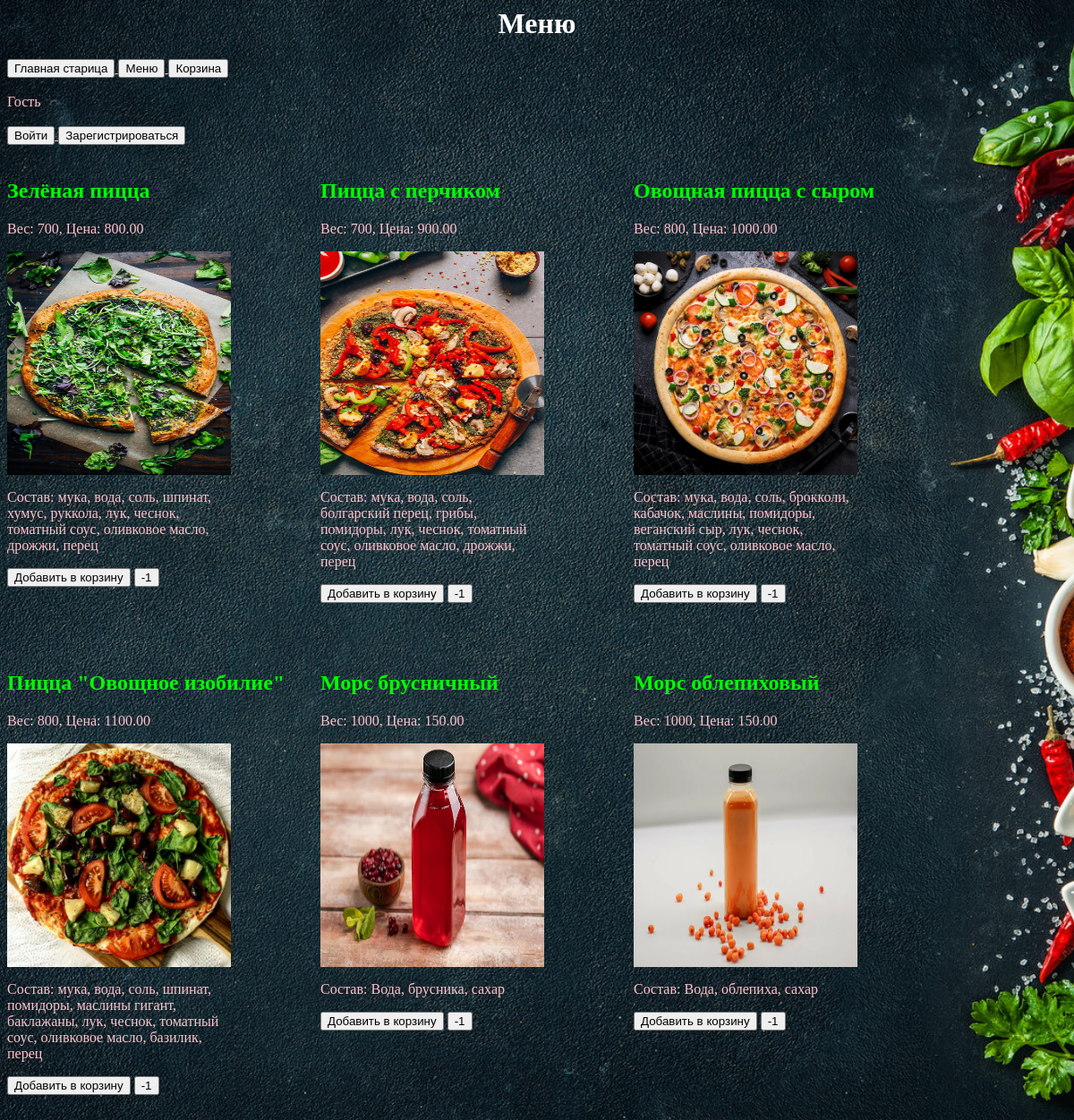
Page /menu/ (signed in) on the committed database.
### app/models.py (models this page shows, shortened)
class User(db.Model):
    __tablename__ = 'users'
    id = db.Column(db.Integer, unique=True, primary_key=True)
    name = db.Column(db.String)
    username = db.Column(db.String, unique=True)
    email = db.Column(db.String, unique=True)
    password = db.Column(db.String)
    created_on = db.Column(db.DateTime(), default=datetime.utcnow)
    updated_on = db.Column(db.DateTime(), default=datetime.utcnow, onupdate=datetime.utcnow)
    active = db.Column(db.Boolean())

class Menu(db.Model):
    id = db.Column(db.Integer, primary_key=True)
    name_food = db.Column(db.String(30), nullable=False)
    category = db.Column(db.Integer, nullable=False)
    weight_gr = db.Column(db.Integer)
    price = db.Column(db.Numeric(10, 2), nullable=False)
    ingredients = db.Column(db.Text)
    image = db.Column(db.String(30))
    time_create = db.Column(db.DateTime)
    time_update = db.Column(db.DateTime)

### app/views.py (the view, shortened to what this page needs)
@app.route('/menu/', methods=['GET', 'POST'])
def menu():
    global current_user, basket_list
    menus = Menu.query.all()
    return render_template('menu.html', current_user=current_user, menus=menus
                           , basket_list=basket_list)

### app/views.py (called while the page is built)
@login_manager.user_loader
def load_user(user_id):
    return User.query.filter_by(id=user_id).first()  # Fetch the user from the database

### app/templates/menu.html (shortened to what this page needs)
{% extends "base.html" %}
{% block pagename %}
<h1> Меню </h1>
{% endblock %}
{% block content %}
<div id="main">
    {% for menu in menus %}
    <div>
        <h2>{{ menu.name_food }}</h2>
        <p>Вес: {{ menu.weight_gr }}, Цена: {{ menu.price }}</p>
        <img src="{{ url_for('static', filename=menu.image) }}" style="width: 250px; height: 250px;">
        <p style="width: 250px">Состав: {{ menu.ingredients }}</p>
        <form method="post">
            <button type="submit" name="add">Добавить в корзину</button>
            <button type="submit" name="del">-1</button>
        </form>
    </div>
    {% endfor %}
</div>
{% endblock %}

### app/templates/base.html (shortened to what this page needs)
<html lang="en">
<head>
    <link rel="stylesheet" href='{{ url_for("static", filename="css/style12.css") }}'>
</head>
<body>
<header>
    {% block pagename %}{% endblock %}
</header>
<nav>
    {% block menu %}
    <a href='/base/'>
        <button type="button">Главная старица</button>
    </a>
    <a href='/menu/'>
        <button type="button">Меню</button>
    </a>
    <a href='/basket/'>
        <button type="button">Корзина</button>
    </a>
    <br><br>
    {{ current_user.name }}
    <br><br>
    {% if current_user.id == 1 %}
    <a href='/login/'>
        <button type="button">Войти</button>
    </a>
    <a href='/register/'>
        <button type="button">Зарегистрироваться</button>
    </a>
    {% else %}
    <a href='/logout/'>
        <button type="button">Выйти</button>
    </a>
    {% endif %}
    {% endblock %}
</nav>
<main><br>
    {% block content %}{% endblock %}
</main>
</body>
</html>

### app/static/css/style12.css (style rules this page uses)
h1 { text-align: center; color: #FFFFFF; }
p { text-align: left; color: #FFC0CB; }
a { text-align: left; color: #FFC0CB; }
html { background-image: url(fon1.jpg); background-repeat: no-repeat; background-position: center center; background-attachment: fixed; -webkit-background-size: cover; -moz-background-size: cover; -o-background-size: cover; background-size: cover; }
form { text-align: left; color: #FFC0CB; }
body { text-align: left; color: #FFC0CB; }
div { text-align: left; color: #00FF00; }
#main { width: 1200px; overflow: hidden; }
#main>div { width: 350px; height: 550px; display: inline-block; float:left; }

### rows in the picture
User: name "Гость"
Menu: name_food "Зелёная пицца", weight_gr "700", price "800.00", image (picture), ingredients "мука, вода, соль, шпинат, хумус, руккола, лук, чеснок, томатный соус, оливковое масло, дрожжи, перец"
Menu: name_food "Пицца с перчиком", weight_gr "700", price "900.00", image (picture), ingredients "мука, вода, соль, болгарский перец, грибы, помидоры, лук, чеснок, томатный соус, оливковое масло, дрожжи, перец"
Menu: name_food "Овощная пицца с сыром", weight_gr "800", price "1000.00", image (picture), ingredients "мука, вода, соль, брокколи, кабачок, маслины, помидоры, веганский сыр, лук, чеснок, томатный соус, оливковое масло, перец"
Menu: name_food "Пицца \"Овощное изобилие\"", weight_gr "800", price "1100.00", image (picture), ingredients "мука, вода, соль, шпинат, помидоры, маслины гигант, баклажаны, лук, чеснок, томатный соус, оливковое масло, базилик, перец"
Menu: name_food "Морс брусничный", weight_gr "1000", price "150.00", image (picture), ingredients "Вода, брусника, сахар"
Menu: name_food "Морс облепиховый", weight_gr "1000", price "150.00", image (picture), ingredients "Вода, облепиха, сахар"
